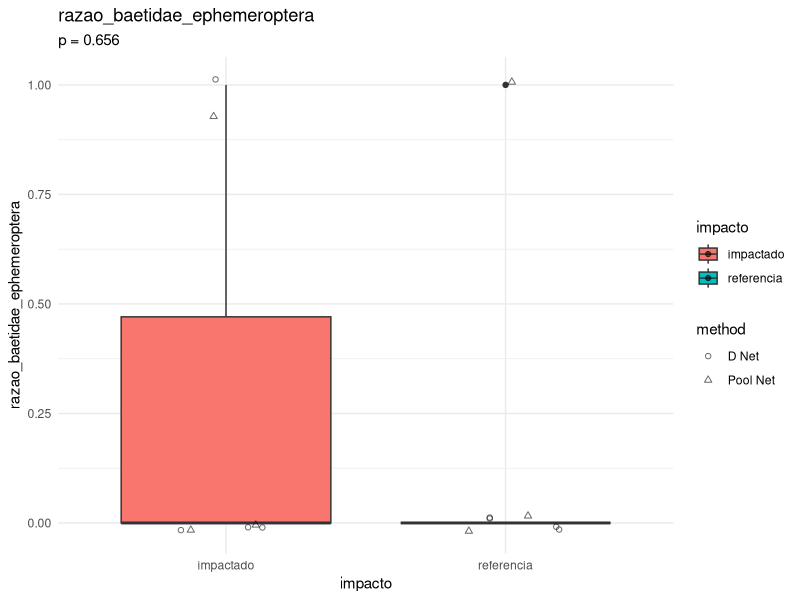
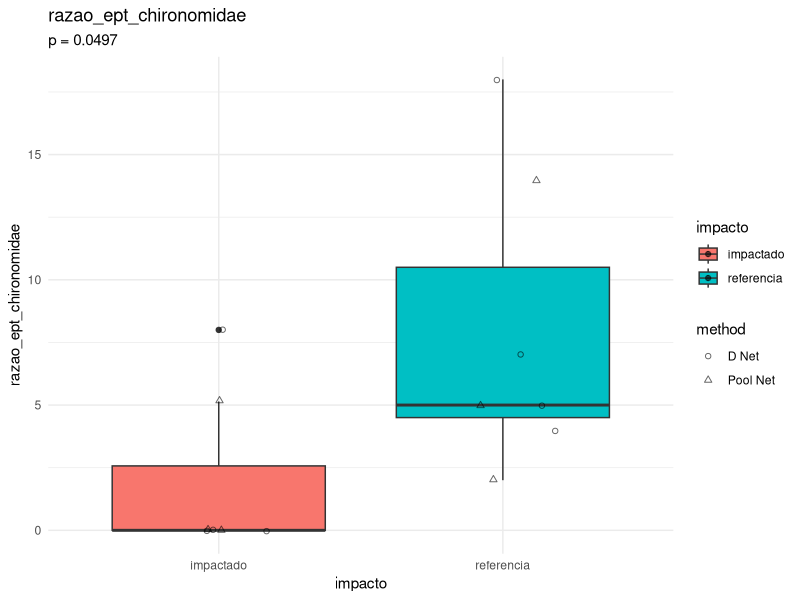
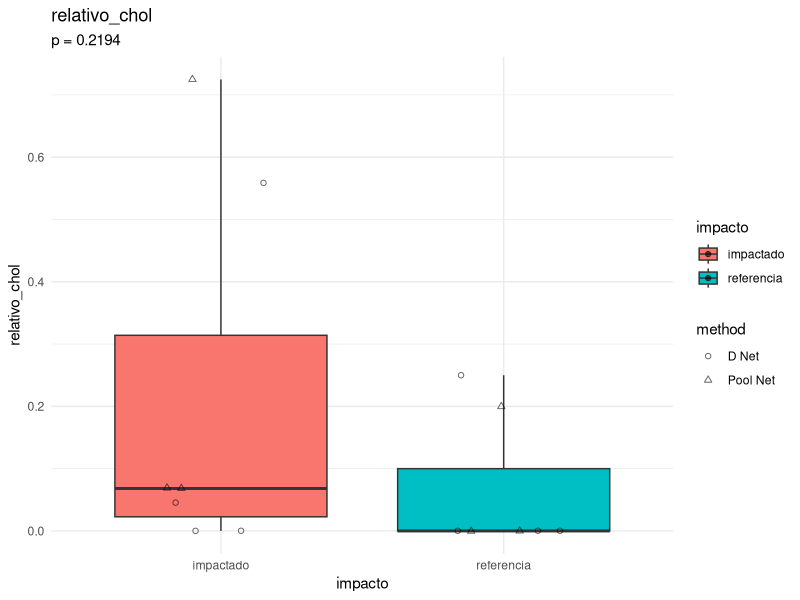
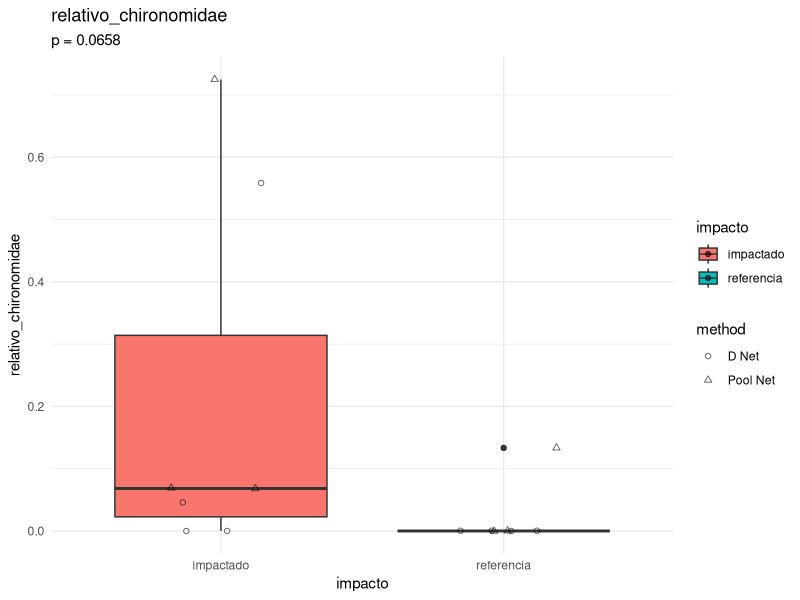
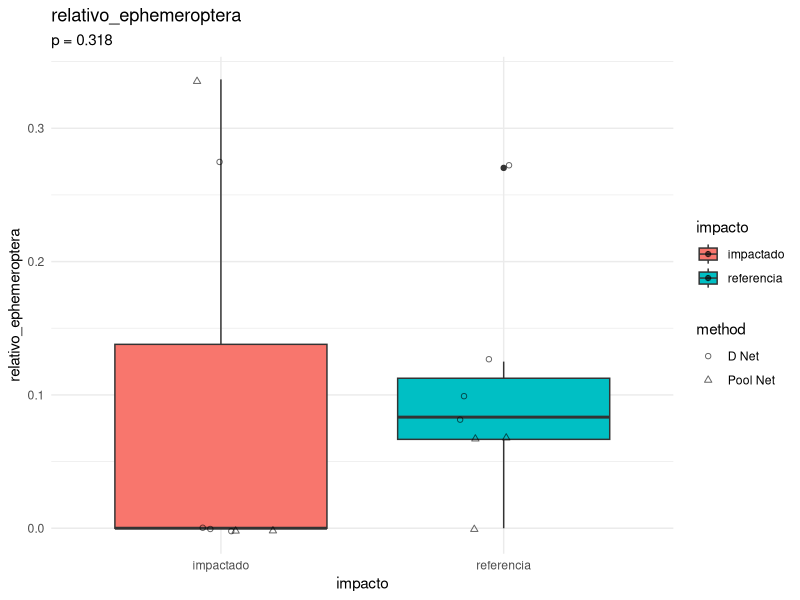
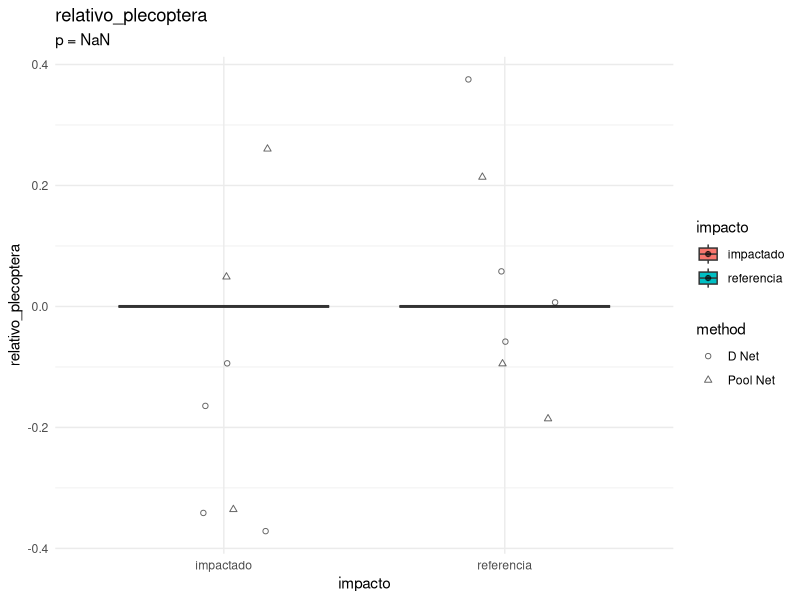
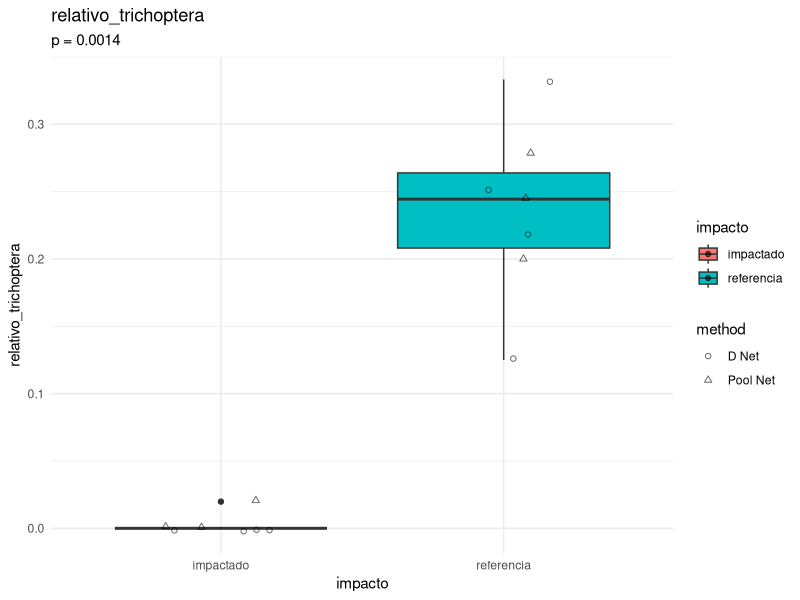
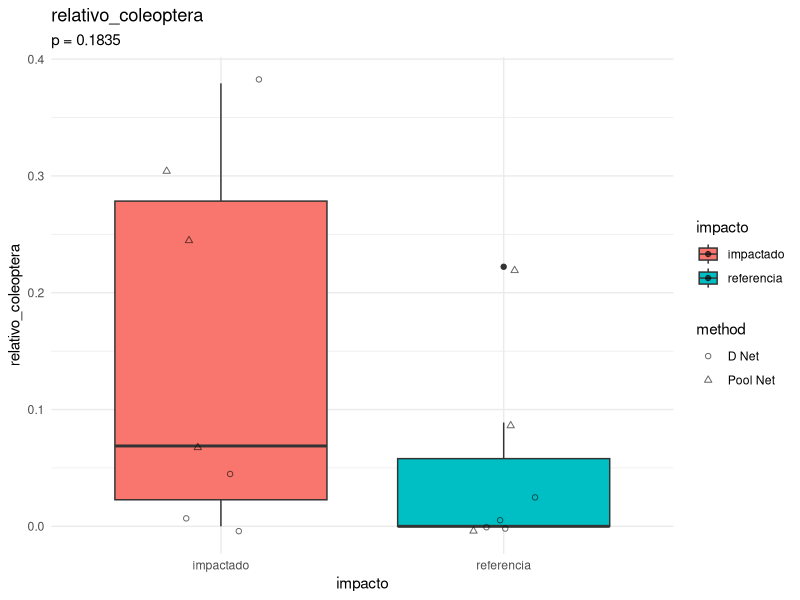

Generate these figures, in order, with R:
library(tidyverse)


indices_df <- read_csv("dados/processado/matriz_indices_imaturos_piata.csv")

vetor_respostas <- indices_df %>%
  select(-pielou_classes, -pielou_ordens, -pielou_familias) %>%
  select(-(campanha:method)) %>%
  names()

indices_df <- indices_df %>%
  mutate(
    impacto = case_when(
      locality_name == "RiodaBarra-P1/2" ~ "referencia",
      locality_name == "RiodaBarra-P2" ~ "impactado",
      TRUE ~ "desconsiderado"
    )
  ) 
  
dados_filtrados <- indices_df %>%
  filter(impacto != "desconsiderado") %>%
  filter(method %in% c("D Net", "Pool Net"))

################################### Scores #####################################
lista_p_values <- list()


for (i in vetor_respostas) {

  # Teste de Mann-Whitney
  p_value <- wilcox.test(
    formula = as.formula(paste(i, "~ impacto")),
    data = dados_filtrados
  )$p.value
    
  # Criação do gráfico
  plot <- ggplot(
    dados_filtrados,
    aes_string(
      x = "impacto",
      y = i,
      fill = "impacto"
    )
  ) +
    geom_boxplot() +
    geom_jitter(aes(shape = method), width = 0.2, alpha = 0.6) +
    scale_shape_manual(values = c(1, 2)) +
    theme_minimal() +
    labs(title = i, subtitle = paste0("p = ", round(p_value, 4)))

  # Salvar o gráfico
  ggsave(
    plot,
    filename = paste0("figuras/indice_multimetrico_2_rede/boxplot_", i, ".png"),
    width = 8,
    height = 6
  )

  lista_p_values[[i]] <- p_value
}



############################## spearman correlations ###########################


correlations <- cor(
  indices_df %>%
    filter(method == "D Net" | method == "Pool Net") %>%
    select(all_of(vetor_respostas)),
  method = "spearman"
)

# salvar tabela de correlações (apenas a parte inferior da matriz)
correlations_lower <- correlations
correlations_lower[upper.tri(correlations_lower)] <- ""
write_csv(
  as.data.frame(correlations_lower) %>%
    rownames_to_column(var = "indice_vs_indice"),
  "correlacoes_spearman_indices_imaturos_piata.csv"
)

################################################################################
